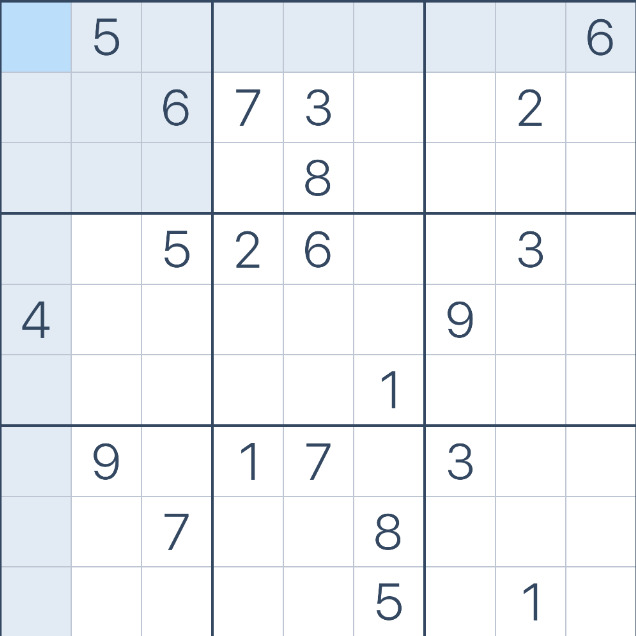
#> input picture sudoku.png, 636 x 636 px
$ python test_image_split.py
#> lines starting #> are read from the running program, lines starting #| are printed output that depends on the picture
from PIL import Image
from itertools import product
import os
import shutil
dir_in = r'C:\Users\galna\OneDrive\Documents\Python\sudoku_improved'
dir_out = r'C:\Users\galna\OneDrive\Documents\Python\sudoku_improved\image_split'
filename = 'sudoku.png'

img = Image.open('sudoku.png')
#> img is the input picture: PIL image 636x636 RGB; mean R, G, B 238, 241.5, 245

def tile(filename, dir_in, dir_out):
#> called with filename = 'sudoku.png'
    x = 0
    for filenames in os.listdir(dir_out):
        filepath = os.path.join(dir_out, filenames)
        try:
            shutil.rmtree(filepath)
        except OSError:
            os.remove(filepath)

    name, ext = os.path.splitext(filename)
    img = Image.open(os.path.join(dir_in, filename))
    w, h = img.size
#> w = 636; h = 636
    d = int(w / 9)
#> d = 70
    grid = product(range(0, h-h%d, d), range(0, w-w%d, d))
    for i, j in grid:
        box = (j, i, j+d, i+d)
        out = os.path.join(dir_out, f'{name}_{x}{ext}')
        x +=1
        img.crop(box).save(out)
#> this loop made 81 passes
#> pass 1, in tile, `img.crop(box).save(out)`:
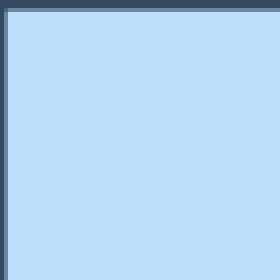
#> saved as sudoku_0.png: PIL image 70x70 RGB (shown 4 times larger); mean R, G, B 179.1, 213.2, 242
#> pass 2, in tile, `img.crop(box).save(out)`:
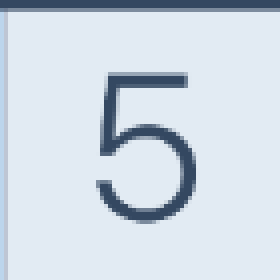
#> saved as sudoku_1.png: PIL image 70x70 RGB (shown 4 times larger); mean R, G, B 207.7, 218, 228
#> after the loop, x = 81

tile(filename, dir_in, dir_out)
